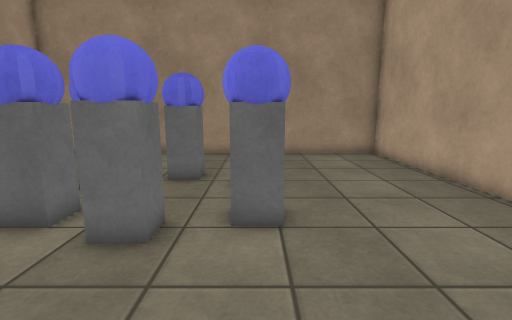
View 1 (above)

12 first-person views from a walk through a scene from a Unity 3-D project. The camera is 1.2 m above the floor, tilts 10° down and sees 85° across. The floor is counted in squares, 0.5 m on a side. Each view is taken from the middle of a square. On the plan, view 1 faces up. The plan holds only what a view shows up to about 18 squares ahead; the rest is blank. The player character is not drawn. Surface patterns are stand-ins for the level's own textures.

View 2
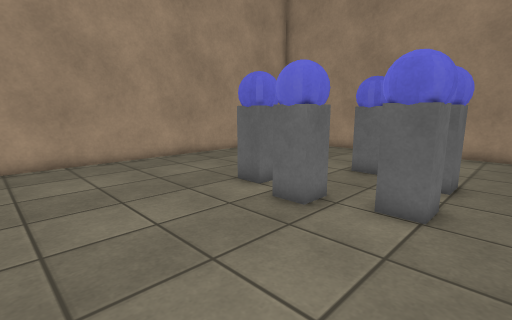

View 3
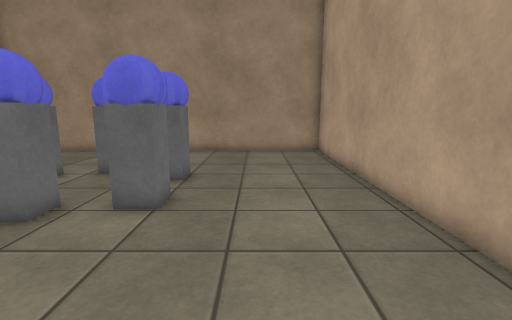

View 4
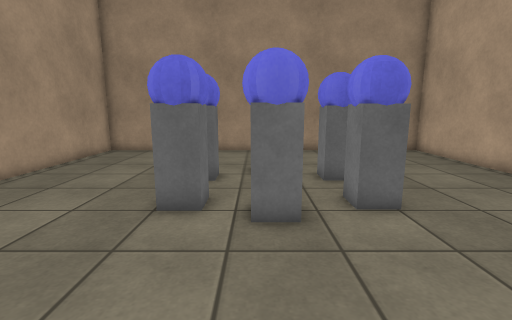

View 5
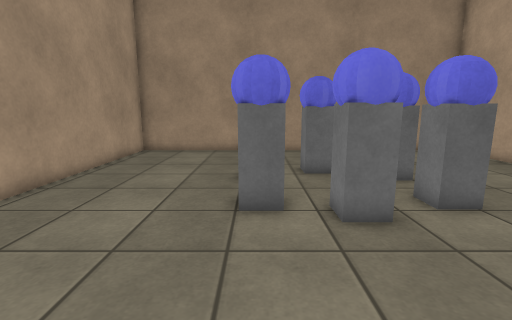

View 6
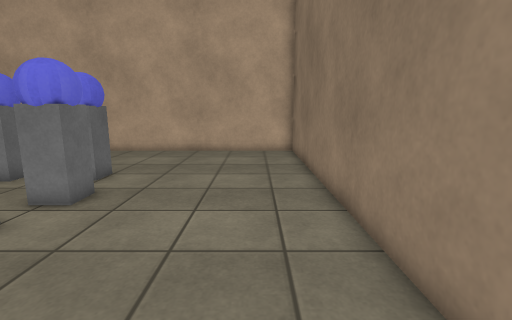

View 7
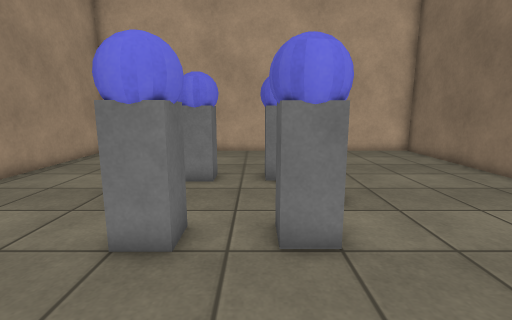

View 8
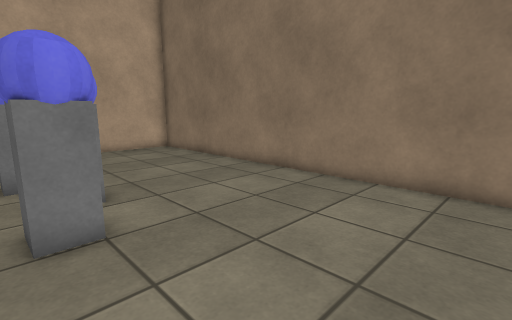

View 9
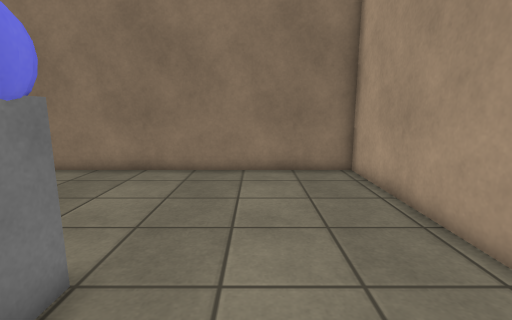

View 10
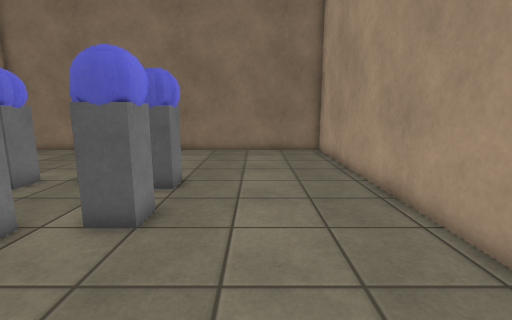

View 11
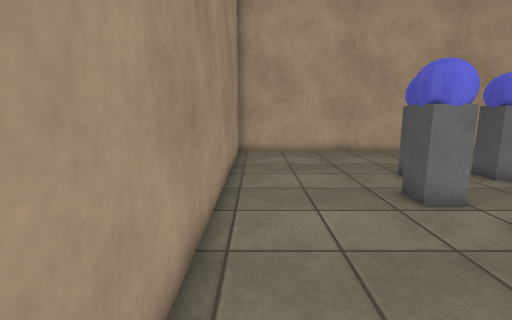

View 12
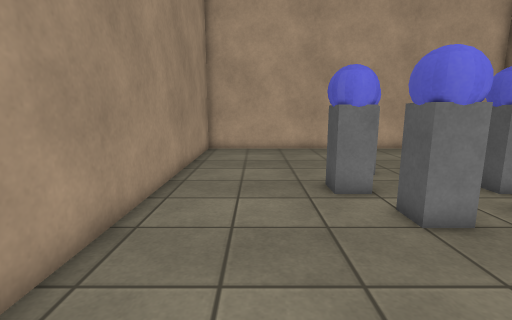

### Floor plan
Key: @ floor where view 1 was taken; # wall or solid block; . floor; T thing the floor can be seen under or through; O other object.
Columns run from 12 left of view 1 to 7 right of it. Each row starts with its distance up from view 1.
 16 ####################
 15 #..................#
 14 #..................#
 13 #..................#
 12 #..................#
 11 #........OO........#
 10 #......O.OT.O......#
  9 #.....O#OO O#O.....#
  8 #......O#..TO......#
  7 #......O#..TO......#
  6 #.....O#O#OO#O.....#
  5 #......O.O#.O......#
  4 #..................#
  3 #..................#
  2 #..................#
  1 #..................#
  0 #...........@......#
 -1 #..................#
 -2 ####################

Where each view was taken, in squares from view 1:
view 1: 0 up, 0 right, facing up
view 2: 1 down, 2 right, facing up-left
view 3: 1 down, 3 right, facing up
view 4: 1 down, 3 left, facing up
view 5: 1 down, 5 left, facing up
view 6: 0 up, 10 left, facing right
view 7: 7 up, 10 left, facing right
view 8: 7 up, 11 left, facing down-right
view 9: 9 up, 8 left, facing down
view 10: 15 up, 8 left, facing down
view 11: 15 up, 10 left, facing right
view 12: 13 up, 11 left, facing right
